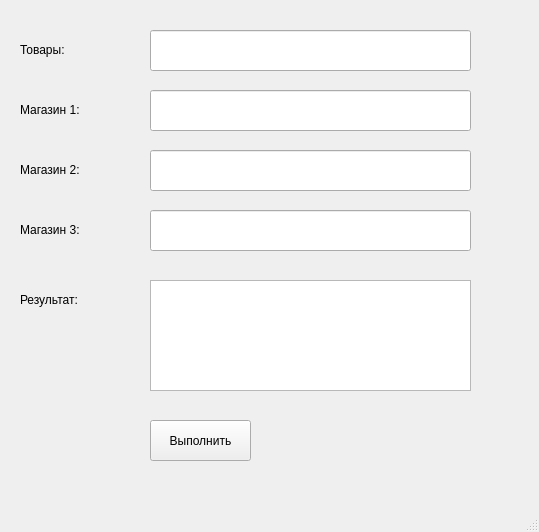
<?xml version="1.0" encoding="UTF-8"?>
<ui version="4.0">
 <class>MainWindow</class>
 <widget class="QMainWindow" name="MainWindow">
  <property name="geometry">
   <rect>
    <x>0</x>
    <y>0</y>
    <width>539</width>
    <height>532</height>
   </rect>
  </property>
  <property name="windowTitle">
   <string>MainWindow</string>
  </property>
  <widget class="QWidget" name="centralwidget">
   <widget class="QLineEdit" name="lineEdit">
    <property name="geometry">
     <rect>
      <x>150</x>
      <y>30</y>
      <width>321</width>
      <height>41</height>
     </rect>
    </property>
   </widget>
   <widget class="QLineEdit" name="lineEdit_2">
    <property name="geometry">
     <rect>
      <x>150</x>
      <y>90</y>
      <width>321</width>
      <height>41</height>
     </rect>
    </property>
   </widget>
   <widget class="QLineEdit" name="lineEdit_3">
    <property name="geometry">
     <rect>
      <x>150</x>
      <y>150</y>
      <width>321</width>
      <height>41</height>
     </rect>
    </property>
   </widget>
   <widget class="QLineEdit" name="lineEdit_4">
    <property name="geometry">
     <rect>
      <x>150</x>
      <y>210</y>
      <width>321</width>
      <height>41</height>
     </rect>
    </property>
   </widget>
   <widget class="QLabel" name="label">
    <property name="geometry">
     <rect>
      <x>20</x>
      <y>40</y>
      <width>63</width>
      <height>20</height>
     </rect>
    </property>
    <property name="text">
     <string>Товары:</string>
    </property>
   </widget>
   <widget class="QLabel" name="label_2">
    <property name="geometry">
     <rect>
      <x>20</x>
      <y>100</y>
      <width>81</width>
      <height>20</height>
     </rect>
    </property>
    <property name="text">
     <string>Магазин 1:</string>
    </property>
   </widget>
   <widget class="QLabel" name="label_3">
    <property name="geometry">
     <rect>
      <x>20</x>
      <y>160</y>
      <width>81</width>
      <height>20</height>
     </rect>
    </property>
    <property name="text">
     <string>Магазин 2:</string>
    </property>
   </widget>
   <widget class="QLabel" name="label_4">
    <property name="geometry">
     <rect>
      <x>20</x>
      <y>220</y>
      <width>81</width>
      <height>20</height>
     </rect>
    </property>
    <property name="text">
     <string>Магазин 3:</string>
    </property>
   </widget>
   <widget class="QLabel" name="label_5">
    <property name="geometry">
     <rect>
      <x>20</x>
      <y>290</y>
      <width>71</width>
      <height>20</height>
     </rect>
    </property>
    <property name="text">
     <string>Результат:</string>
    </property>
   </widget>
   <widget class="QTextEdit" name="textEdit">
    <property name="geometry">
     <rect>
      <x>150</x>
      <y>280</y>
      <width>321</width>
      <height>111</height>
     </rect>
    </property>
   </widget>
   <widget class="QPushButton" name="pushButton">
    <property name="geometry">
     <rect>
      <x>150</x>
      <y>420</y>
      <width>101</width>
      <height>41</height>
     </rect>
    </property>
    <property name="text">
     <string>Выполнить</string>
    </property>
   </widget>
  </widget>
  <widget class="QMenuBar" name="menubar">
   <property name="geometry">
    <rect>
     <x>0</x>
     <y>0</y>
     <width>539</width>
     <height>25</height>
    </rect>
   </property>
  </widget>
  <widget class="QStatusBar" name="statusbar"/>
 </widget>
 <resources/>
 <connections/>
</ui>
